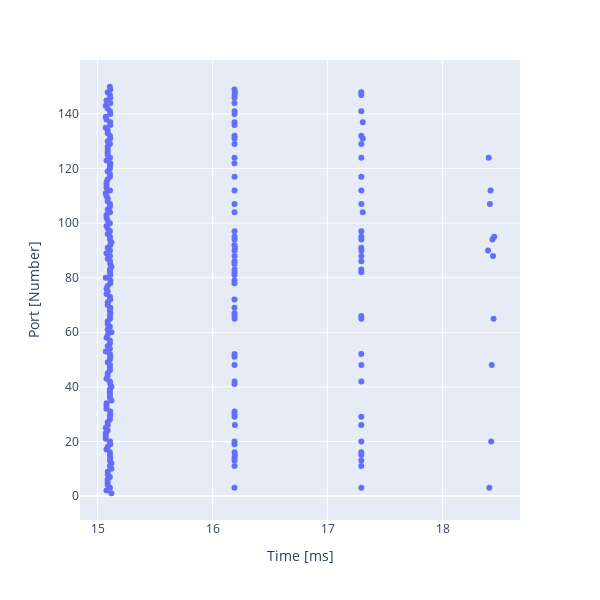

Notebook source saved alongside this figure:
### Code cell
fig = px.scatter(df, x="Time", y="Port",width=600, height=600,
                  labels={"Time": "Time [ms]", "Port": "Port [Number]"}
                )
fig.show()

### Figure 1 — Plotly figure (JSON) as saved in the notebook; plotly's stock layout.template omitted (floating-point values rounded to 4 significant figures; data arrays with more than 128 entries replaced by an {"elided": "..."} marker saying what was removed)
{"data": [{"hovertemplate": "Time [ms]=%{x}<br>Port [Number]=%{y}<extra></extra>", "legendgroup": "", "marker": {"color": "#636efa", "symbol": "circle"}, "mode": "markers", "name": "", "orientation": "v", "showlegend": false, "type": "scatter", "x": {"elided": "249 float values"}, "xaxis": "x", "y": {"elided": "249 int values"}, "yaxis": "y"}], "layout": {"height": 600, "legend": {"tracegroupgap": 0}, "margin": {"t": 60}, "width": 600, "xaxis": {"anchor": "y", "domain": [0, 1], "title": {"text": "Time [ms]"}}, "yaxis": {"anchor": "x", "domain": [0, 1], "title": {"text": "Port [Number]"}}}}
